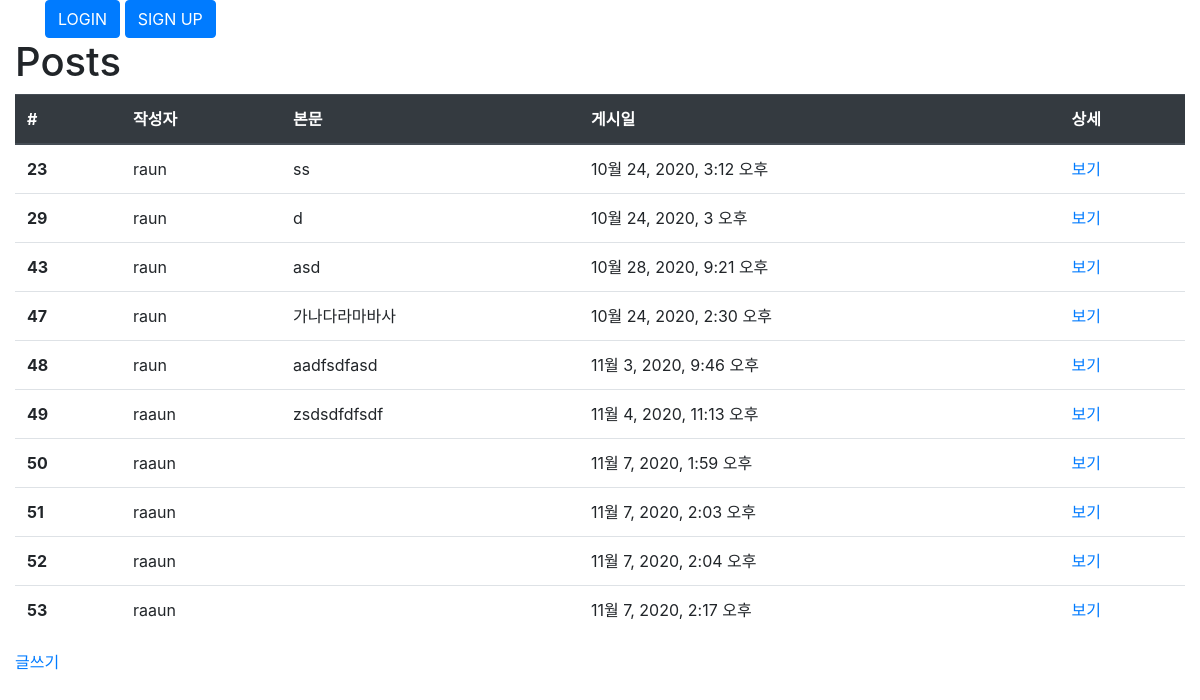
/posts/, run on the app's committed database.
### posts/models.py (models this page shows)
class Post(models.Model):
    user = models.ForeignKey(User, on_delete=models.CASCADE, null=False)
    body = models.TextField()
    image = models.ImageField(upload_to='posts', null=True)
    created_at = models.DateTimeField()
    liked_users = models.ManyToManyField(User, related_name='liked_posts')

### posts/views.py (the view)
# urls.py: path('', views.index, name='index'),
def index(request):
    posts = Post.objects.all()
    context = {'posts': posts}
    return render(request, 'posts/index.html', context)

### posts/templates/posts/index.html
{% extends "base.html" %}
{% load static %}
{% block style %}
 <link rel="stylesheet" href="{% static 'posts/style.css'%}" type="text/css" />
{% endblock %}
{% block content %}
   <div class="container-fluid">
    <h1>Posts</h1>
    {% if posts %}
    <table class="table">
      <thead class="thead-dark">
          <tr>
            <th>#</th>
            <th>작성자</th>
            <th>본문</th>
            <th>게시일</th>
            <th>상세</th>
          </tr>
        </thead>
        <tbody>
          {% for post in posts %}
            <tr>
              <th>{{ post.id }}</th>
              <td>{{ post.user.get_username }}</td>
              <td>{{ post.body }}</td>
              <td>{{ post.created_at }}</td>
              <td><a href="{% url 'posts:detail' post.id %}">보기</a></td>
            </tr>
          {% endfor %}
        </tbody>
      </table>
    {% else %}
      <p>No Posts.</p>
    {% endif %}
    <a href="{% url 'posts:new' %}">글쓰기</a>
   </div>
{% endblock %}

### templates/base.html (shortened to what this page needs)
{% load static %}
<!DOCTYPE html>
<html lang="ko">
  <head>
    <link rel="stylesheet" href="{% static 'style.css'%}" />
    <link rel="stylesheet" href="https://cdn.jsdelivr.net/npm/bootstrap@4.5.3/dist/css/bootstrap.min.css"
>
    {% block style %}
    {% endblock %}
  </head>
  <body>
    {% if user.is_authenticated %}
      <div class="container">
        <form action="{% url 'accounts:logout' %}" method="POST">
          {% csrf_token %}
          {{ user.get_username }}님 환영합니다.
          <button type="submit" class="btn btn-primary">LOGOUT</button>
        </form>
      </div>
    {% else %}
      <div class="container">
        <a href="{% url 'accounts:login' %}">
          <button type="submit" class="btn btn-primary">LOGIN</button>
        </a>
        <a href="{% url 'accounts:sign_up' %}">
          <button type="submit" class="btn btn-primary">SIGN UP</button>
        </a>
      </div>
    {% endif %}
    {% block content %}
    {% endblock %}
  </body>
</html>

### static/style.css (style rules this page uses)
* { margin: 0px; padding: 0px; box-sizing: border-box; }

### data on the page
Post: id "23", user.get_username "raun", body "ss", created_at "10월 24, 2020, 3:12 오후"
Post: id "29", user.get_username "raun", body "d", created_at "10월 24, 2020, 3 오후"
Post: id "43", user.get_username "raun", body "asd", created_at "10월 28, 2020, 9:21 오후"
Post: id "47", user.get_username "raun", body "가나다라마바사", created_at "10월 24, 2020, 2:30 오후"
Post: id "48", user.get_username "raun", body "aadfsdfasd", created_at "11월 3, 2020, 9:46 오후"
Post: id "49", user.get_username "raaun", body "zsdsdfdfsdf", created_at "11월 4, 2020, 11:13 오후"
Post: id "50", user.get_username "raaun", created_at "11월 7, 2020, 1:59 오후"
Post: id "51", user.get_username "raaun", created_at "11월 7, 2020, 2:03 오후"
Post: id "52", user.get_username "raaun", created_at "11월 7, 2020, 2:04 오후"
Post: id "53", user.get_username "raaun", created_at "11월 7, 2020, 2:17 오후"
